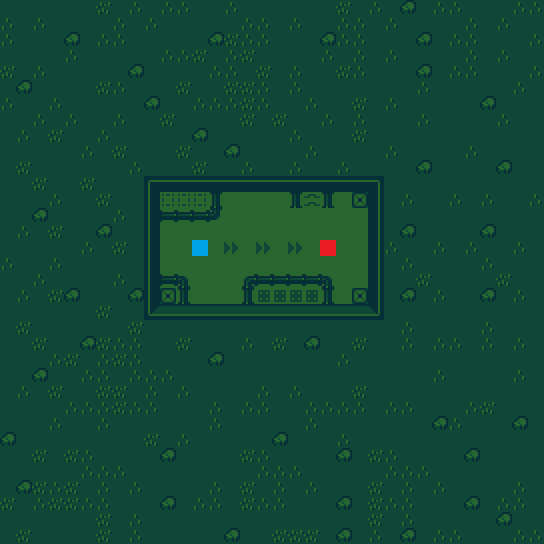

A 2D game scene composited from a Tiled map and its tileset images. What follows is a short description and the map's XML, with every tile layer's data as written:
An orthogonal 34x34 tile map with 16x16 px tiles, 1 tile layer (Tile Layer 1).

<map version="1.10" tiledversion="1.11.2" orientation="orthogonal" renderorder="right-down" width="34" height="34" tilewidth="16" tileheight="16" infinite="0" nextlayerid="2" nextobjectid="1">
 <tileset firstgid="1" source="tileset.tsx" />
 <layer id="1" name="Tile Layer 1" width="34" height="34">
  <data encoding="csv">
1,1,1,1,1,1,7,1,6,1,6,6,1,1,6,1,1,1,1,1,1,7,1,6,1,8,1,6,6,1,1,1,6,6,
6,1,6,1,1,1,1,6,1,6,1,1,1,1,1,6,6,1,6,1,1,6,6,1,6,1,1,1,1,6,1,6,1,1,
6,1,1,1,8,1,6,6,1,1,1,1,1,8,7,6,6,1,1,1,8,6,6,1,1,1,8,1,6,6,1,1,1,6,
1,1,1,1,6,1,1,1,1,1,6,6,7,1,6,7,1,1,1,1,6,1,6,1,6,1,1,1,1,6,1,6,1,1,
7,1,6,1,1,1,1,1,8,1,1,1,1,6,6,1,7,1,6,1,1,7,6,1,1,1,8,1,6,6,1,1,1,6,
1,8,1,1,1,1,7,6,1,1,1,7,1,1,7,7,6,1,6,1,1,1,1,1,1,1,6,1,1,1,1,1,6,1,
6,1,1,6,1,1,1,1,1,8,1,1,6,6,6,7,6,1,1,6,1,1,7,1,6,1,1,1,1,1,8,1,1,1,
1,1,6,1,6,1,1,6,1,1,7,1,1,1,1,7,1,7,1,1,6,1,6,1,1,1,6,1,1,1,1,6,1,1,
1,6,1,7,1,1,6,1,1,1,1,1,8,1,1,1,1,1,6,1,1,1,7,1,1,1,1,1,1,1,1,1,1,1,
1,1,1,1,1,6,1,7,1,1,1,7,1,1,8,1,1,1,1,6,1,1,1,1,6,1,1,1,1,6,1,1,1,1,
1,7,1,1,1,1,1,1,6,1,1,1,7,1,1,6,1,1,6,1,1,6,1,1,1,1,8,1,1,1,1,8,1,1,
1,1,7,1,1,7,1,1,1,55,56,56,56,56,56,56,56,56,56,56,56,56,56,57,1,1,1,1,1,1,1,1,1,1,
1,1,1,6,1,1,7,1,1,58,27,27,27,79,26,26,26,26,79,37,79,26,80,60,1,6,1,1,6,1,6,1,1,6,
1,1,8,1,1,1,1,6,1,58,78,78,78,75,26,26,26,26,26,26,26,26,26,60,1,1,1,1,1,1,1,1,1,1,
1,6,1,7,1,1,8,1,1,58,26,26,26,26,26,26,26,26,26,26,26,26,26,60,1,8,1,1,1,1,8,1,1,1,
1,1,1,1,1,6,1,7,1,58,26,26,33,26,39,26,39,26,39,26,32,26,26,60,6,1,1,6,1,6,1,1,6,1,
6,1,1,6,1,1,1,1,1,58,26,26,26,26,26,26,26,26,26,26,26,26,26,60,1,6,1,1,1,1,6,1,1,1,
1,1,6,1,1,1,1,6,1,58,78,74,26,26,26,77,78,78,78,78,74,26,26,60,1,1,7,1,1,1,1,7,1,1,
1,6,1,7,8,1,1,1,8,58,80,79,26,26,26,79,48,48,48,48,79,26,80,60,1,8,1,6,1,1,8,1,6,1,
1,1,1,1,1,1,7,1,1,61,62,62,62,62,62,62,62,62,62,62,62,62,62,63,1,1,1,1,1,1,1,1,1,1,
1,7,1,1,1,1,1,1,7,1,1,1,1,1,1,1,1,1,1,1,1,1,1,1,1,6,1,1,1,1,6,1,1,1,
1,1,7,1,1,8,7,6,6,1,1,7,1,1,1,6,1,7,1,8,1,1,7,1,1,6,1,6,6,1,6,1,6,1,
1,1,1,6,7,1,6,7,6,1,1,1,1,8,1,1,1,1,1,1,1,6,1,1,1,1,1,1,1,1,1,1,1,1,
1,1,8,1,1,6,6,1,6,6,6,1,1,1,1,1,1,1,1,1,1,1,1,1,1,1,1,6,1,1,1,1,6,1,
1,6,1,7,1,1,7,7,1,6,1,6,1,1,1,1,6,1,6,1,1,1,7,1,1,1,1,1,1,1,1,1,1,1,
1,1,1,1,6,6,6,7,6,6,1,1,1,6,1,6,6,1,1,6,6,6,6,1,6,6,1,1,1,6,7,1,1,1,
1,1,1,6,1,1,6,1,1,1,1,1,1,6,1,1,1,1,1,6,1,1,1,1,1,1,1,8,6,1,1,1,8,1,
8,1,1,1,1,1,1,1,1,7,1,6,1,1,1,1,1,8,1,1,1,6,1,1,1,1,1,1,1,1,1,1,1,1,
1,1,7,1,7,6,1,1,1,1,8,1,1,1,1,7,6,1,1,1,1,8,1,7,6,1,1,1,1,8,1,1,1,1,
1,1,1,1,1,6,6,6,1,1,1,1,1,1,1,1,6,6,6,1,1,1,1,1,6,6,6,1,1,1,1,1,1,1,
1,8,7,6,7,1,6,1,6,1,1,1,1,6,1,7,1,6,1,6,1,1,1,7,1,6,1,6,1,1,1,1,6,1,
7,1,6,7,7,6,6,1,1,1,8,1,6,6,1,7,6,6,1,1,1,8,1,7,6,6,1,1,1,8,1,6,6,1,
1,1,1,1,1,1,7,1,6,1,1,1,1,1,1,1,1,1,1,1,1,1,1,7,1,6,1,1,1,1,1,8,1,1,
1,7,1,1,1,1,7,1,6,1,1,1,1,1,8,1,1,7,7,7,1,8,1,6,1,8,1,6,6,1,1,1,6,6
</data>
 </layer>
</map>
